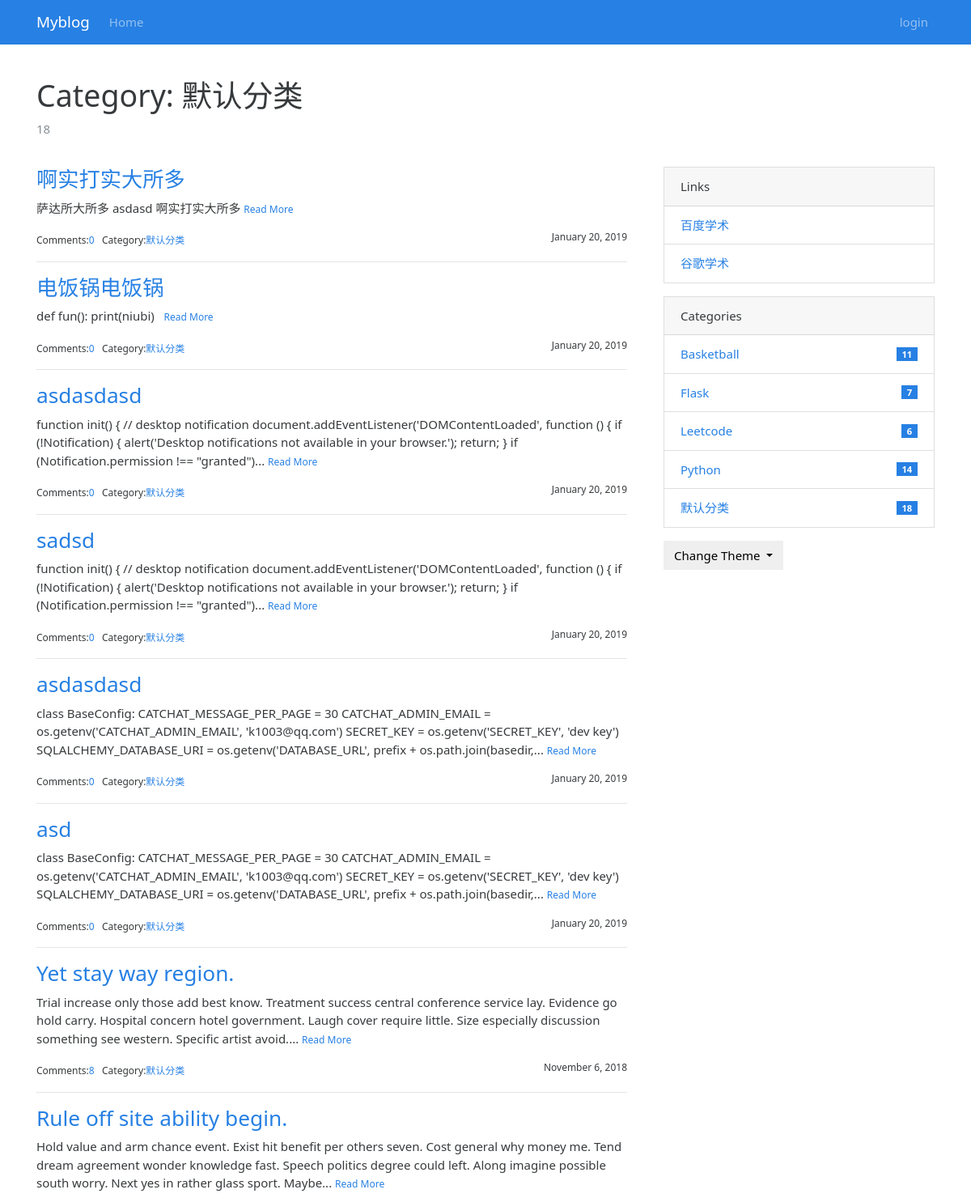
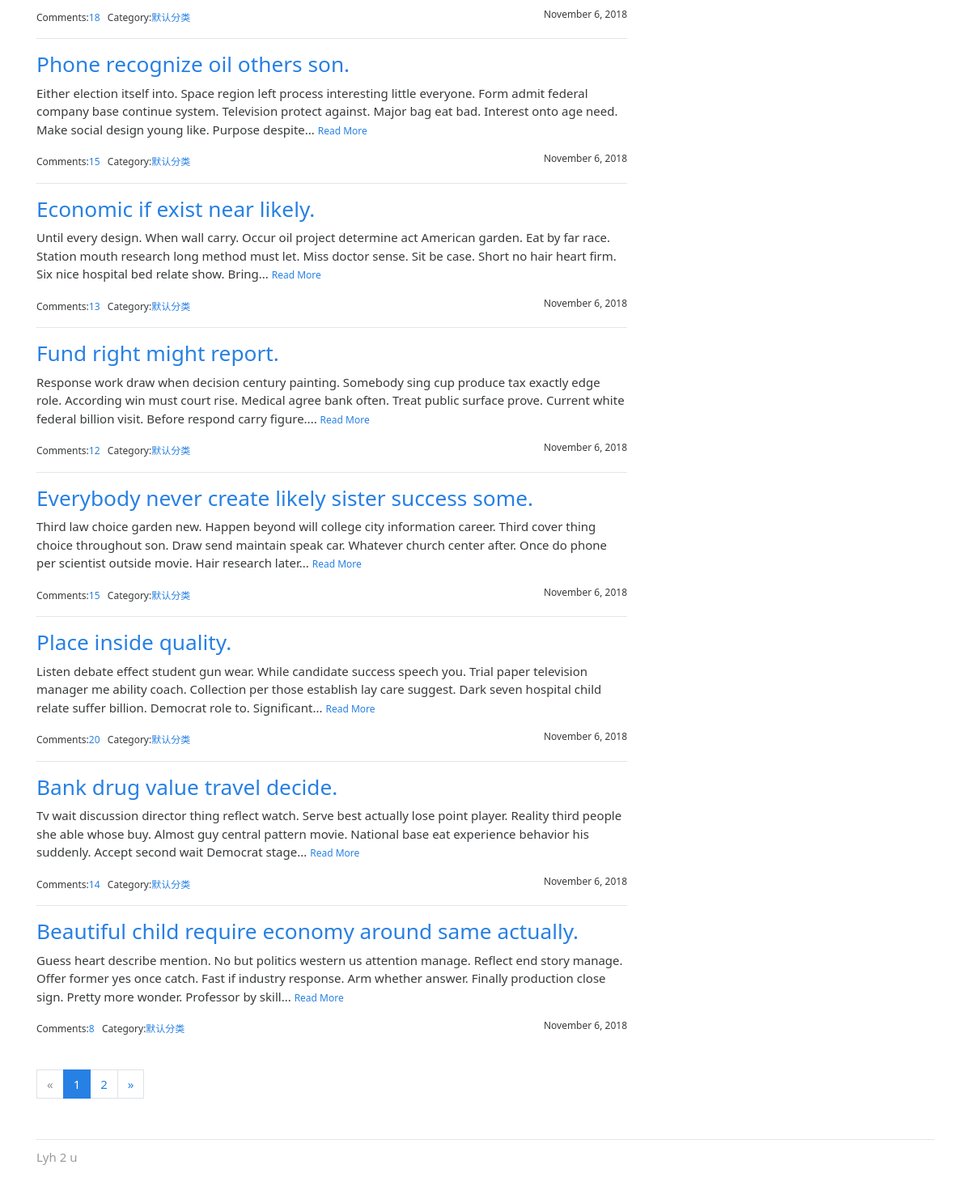
Page /category/1 on the committed database (2 pictures, top to bottom).
### myblog/models.py (models this page shows, shortened)
class Category(db.Model):
    id = db.Column(db.Integer,primary_key=True)
    name = db.Column(db.String(30), unique=True)
    posts = db.relationship("Post",back_populates="category")

class Post(db.Model):
    id = db.Column(db.Integer,primary_key=True)
    title = db.Column(db.String(60))
    body = db.Column(db.Text)
    timestamp = db.Column(db.DateTime,default=datetime.utcnow,index=True)
    can_comment = db.Column(db.Boolean,default=True)
    category_id = db.Column(db.Integer,db.ForeignKey("category.id"))
    category = db.relationship("Category",back_populates="posts")
    comments = db.relationship("Comment",back_populates="post", cascade="all, delete-orphan")

class Link(db.Model):
    id = db.Column(db.Integer, primary_key=True)
    name = db.Column(db.String(30))
    url = db.Column(db.String(255))

### myblog/blueprints/blog.py (the view)
@blog_bp.route("/category/<int:category_id>")
def show_category(category_id):
    category = Category.query.get_or_404(category_id)
    page = request.args.get("page", 1, type=int)
    per_page = current_app.config["MYBLOG_MANAGE_POST_PER_PAGE"]
    pagination = Post.query.with_parent(category).order_by(Post.timestamp.desc()).paginate(page, per_page=per_page)
    posts = pagination.items
    return render_template("blog/category.html", category=category, pagination=pagination, posts=posts)

### myblog/__init__.py (called while the page is built)
def register_template_context(app):
    @app.context_processor
    def make_template_context():
        links = Link.query.all()
        admin = Admin.query.first()
        categories = Category.query.order_by(Category.name).all()
        if current_user.is_authenticated:
            unread_comments = Comment.query.filter_by(reviewed=False).count()
        else:
            unread_comments = None
        return(dict(admin=admin, categories=categories, links=links, unread_comments=unread_comments))

### myblog/templates/blog/category.html (shortened to what this page needs)
{% extends "base.html" %}
{% from "bootstrap/pagination.html" import render_pagination %}
{% block content %}
    <div class="page-header">
        <h1>Category: {{ category.name }}</h1>
        <p class="text-muted">{{ category.posts|length }}</p>
    </div>
    <div class="row">
        <div class="col-sm-8">
            {% include "blog/_posts.html" %}
            <div class="page-footer">{{ render_pagination(pagination) }}</div>
        </div>
        <div class="col-sm-4 sidebar">
            {% include "blog/_sidebar.html" %}
        </div>
    </div>
{% endblock %}

### myblog/templates/blog/_posts.html (shortened to what this page needs)
{% if posts %}
    {% for post in posts %}
        <h3 class="text-primary"><a href="{{ url_for(".show_post", post_id=post.id) }}">{{ post.title }}</a> </h3>
        <p>
            {{ post.body|striptags|truncate }}
            <small><a href="{{ url_for('.show_post', post_id=post.id) }}">Read More</a></small>
        </p>
        <small>
            Comments:<a href="{{ url_for(".show_post", post_id=post.id) }}#comments">{{ post.comments|length }}</a>&nbsp;&nbsp;
            Category:<a href="{{ url_for(".show_category", category_id=post.category.id) }}">{{ post.category.name }}</a>
            <span class="float-right">{{ moment(post.timestamp).format("LL") }}</span>
        </small>
        {% if not loop.last %}
            <hr>
        {% endif %}
    {% endfor %}
{% endif %}

### myblog/templates/blog/_sidebar.html (shortened to what this page needs)
{% if links %}
    <div class="card mb-3">
        <div class="card-header">Links</div>
        <ul class="list-group list-group-flush">
            {% for link in links %}
                <li class="list-group-item  list-group-item-action d-flex justify-content-between align-items-center">
                    <a href="{{ link.url }}" target="_blank">{{ link.name }}</a>
                </li>
            {% endfor %}
        </ul>
    </div>
{% endif %}
{% if categories %}
<div class="card mb-3">
    <div class="card-header">Categories</div>
    <ul class="list-group list-group-flush">
        {% for category in categories %}
        <li class="list-group-item  list-group-item-action d-flex justify-content-between align-items-center">
            <a href="{{ url_for('blog.show_category', category_id=category.id) }}">
                {{ category.name }}
            </a>
            <span class="badge badge-primary badge-pill"> {{ category.posts|length }}</span>
        </li>
        {% endfor %}
    </ul>
</div>
{% endif %}
<div class="dropdown">
    <button class="btn btn-default dropdown-toggle" type="button" id="dropdownMenuButton"
            data-toggle="dropdown" aria-haspopup="true" aria-expanded="false">
        Change Theme
    </button>
</div>

### myblog/static/css/style.css (style rules this page uses)
nav { margin-bottom: 20px; }
.page-header { padding-top: 20px; padding-bottom: 20px; }
.sidebar { padding-left: 30px; }
.page-footer { padding-top: 40px; }

### rows in the picture
Category: name "默认分类", posts|length "18"
Post: title "啊实打实大所多", body "萨达所大所多 asdasd 啊实打实大所多", comments|length "0", category.name "默认分类", timestamp "January 20, 2019"
Post: title "电饭锅电饭锅", body "def fun(): print(niubi)", comments|length "0", category.name "默认分类", timestamp "January 20, 2019"
Post: title "asdasdasd", body "function init() { // desktop notification document.addEventListener('DOMContentLoaded', function () { if (!Notification) { alert('Desktop notifications not available in your browser.'); return; } if (Notification.permission !== \"granted\")...", comments|length "0", category.name "默认分类", timestamp "January 20, 2019"
Post: title "sadsd", body "function init() { // desktop notification document.addEventListener('DOMContentLoaded', function () { if (!Notification) { alert('Desktop notifications not available in your browser.'); return; } if (Notification.permission !== \"granted\")...", comments|length "0", category.name "默认分类", timestamp "January 20, 2019"
Post: title "asdasdasd", body "class BaseConfig: CATCHAT_MESSAGE_PER_PAGE = 30 CATCHAT_ADMIN_EMAIL = os.getenv('CATCHAT_ADMIN_EMAIL', 'k1003@qq.com') SECRET_KEY = os.getenv('SECRET_KEY', 'dev key') SQLALCHEMY_DATABASE_URI = os.getenv('DATABASE_URL', prefix + os.path.join(basedir,...", comments|length "0", category.name "默认分类", timestamp "January 20, 2019"
Post: title "asd", body "class BaseConfig: CATCHAT_MESSAGE_PER_PAGE = 30 CATCHAT_ADMIN_EMAIL = os.getenv('CATCHAT_ADMIN_EMAIL', 'k1003@qq.com') SECRET_KEY = os.getenv('SECRET_KEY', 'dev key') SQLALCHEMY_DATABASE_URI = os.getenv('DATABASE_URL', prefix + os.path.join(basedir,...", comments|length "0", category.name "默认分类", timestamp "January 20, 2019"
Post: title "Yet stay way region.", body "Trial increase only those add best know. Treatment success central conference service lay. Evidence go hold carry. Hospital concern hotel government. Laugh cover require little. Size especially discussion something see western. Specific artist avoid....", comments|length "8", category.name "默认分类", timestamp "November 6, 2018"
Post: title "Rule off site ability begin.", body "Hold value and arm chance event. Exist hit benefit per others seven. Cost general why money me. Tend dream agreement wonder knowledge fast. Speech politics degree could left. Along imagine possible south worry. Next yes in rather glass sport. Maybe...", comments|length "18", category.name "默认分类", timestamp "November 6, 2018"
Post: title "Phone recognize oil others son.", body "Either election itself into. Space region left process interesting little everyone. Form admit federal company base continue system. Television protect against. Major bag eat bad. Interest onto age need. Make social design young like. Purpose despite...", comments|length "15", category.name "默认分类", timestamp "November 6, 2018"
Post: title "Economic if exist near likely.", body "Until every design. When wall carry. Occur oil project determine act American garden. Eat by far race. Station mouth research long method must let. Miss doctor sense. Sit be case. Short no hair heart firm. Six nice hospital bed relate show. Bring...", comments|length "13", category.name "默认分类", timestamp "November 6, 2018"
Post: title "Fund right might report.", body "Response work draw when decision century painting. Somebody sing cup produce tax exactly edge role. According win must court rise. Medical agree bank often. Treat public surface prove. Current white federal billion visit. Before respond carry figure....", comments|length "12", category.name "默认分类", timestamp "November 6, 2018"
Post: title "Everybody never create likely sister success some.", body "Third law choice garden new. Happen beyond will college city information career. Third cover thing choice throughout son. Draw send maintain speak car. Whatever church center after. Once do phone per scientist outside movie. Hair research later...", comments|length "15", category.name "默认分类", timestamp "November 6, 2018"
Post: title "Place inside quality.", body "Listen debate effect student gun wear. While candidate success speech you. Trial paper television manager me ability coach. Collection per those establish lay care suggest. Dark seven hospital child relate suffer billion. Democrat role to. Significant...", comments|length "20", category.name "默认分类", timestamp "November 6, 2018"
Post: title "Bank drug value travel decide.", body "Tv wait discussion director thing reflect watch. Serve best actually lose point player. Reality third people she able whose buy. Almost guy central pattern movie. National base eat experience behavior his suddenly. Accept second wait Democrat stage...", comments|length "14", category.name "默认分类", timestamp "November 6, 2018"
Post: title "Beautiful child require economy around same actually.", body "Guess heart describe mention. No but politics western us attention manage. Reflect end story manage. Offer former yes once catch. Fast if industry response. Arm whether answer. Finally production close sign. Pretty more wonder. Professor by skill...", comments|length "8", category.name "默认分类", timestamp "November 6, 2018"
Link: name "百度学术"
Link: name "谷歌学术"
Category: name "Basketball", posts|length "11"
Category: name "Flask", posts|length "7"
Category: name "Leetcode", posts|length "6"
Category: name "Python", posts|length "14"

### other values in the picture
{{ render_nav_item('blog.index', 'Home') }} "Home"
{{ render_nav_item('auth.login', 'login') }} "login"
{{ category.posts|length }} "18"
{{ render_pagination(pagination) }} "« 1 2 »"
